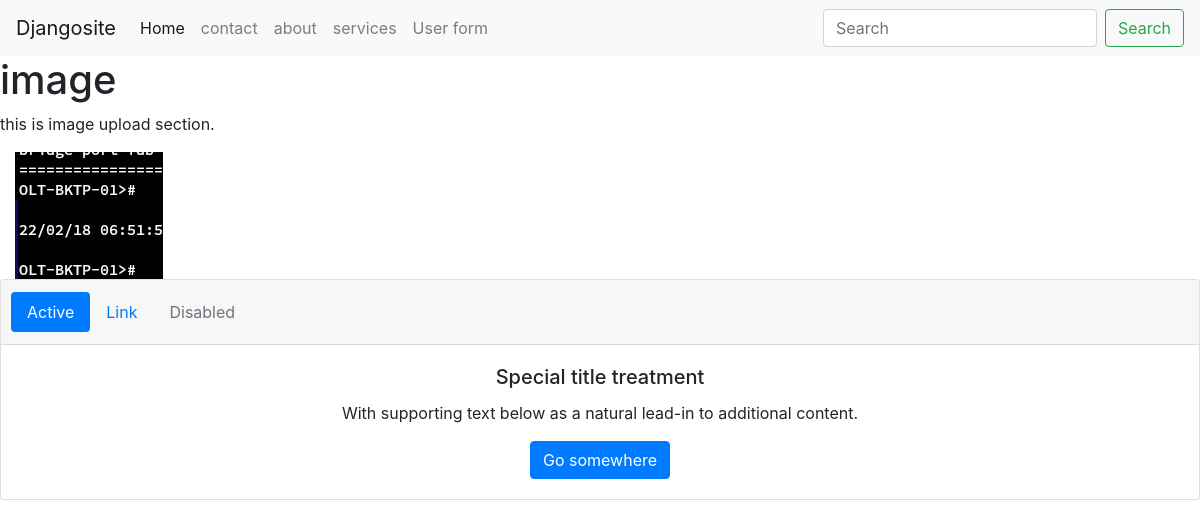
Screenshot of /newsdetails/image with the database file from the repository.
### news/models.py (models this page shows)
class News(models.Model):
    news_title=models.CharField(max_length=50)
    news_desc=HTMLField()
    news_slug=AutoSlugField(populate_from='news_title',unique=True,null=True,default=None)
    news_image=models.FileField(upload_to='news/',max_length=250,null=True,default=None)

### mysite/views.py (the view)
# urls.py: path('newsdetails/<slug>',views.newsDetails),
def newsDetails(request,slug):
    newsDetails=News.objects.get(news_slug=slug)
    data={
        'newsDetails':newsDetails
    }
    return render(request,"newsDetails.html",data)

### mysite/templates/newsDetails.html
{% extends 'base.html' %}
{% block content %}
<h1>{{newsDetails.news_title}}</h1>
{{newsDetails.news_desc | safe }}
{% if newsDetails.news_image != NULL %}
<div class='col-12'>
    <img src='/media/{{newsDetails.news_image}}' />
</div>
{% endif %}
{% endblock %}

### rows the page displays
News: news_title "image", news_desc "this is image upload section.", news_image (picture)
